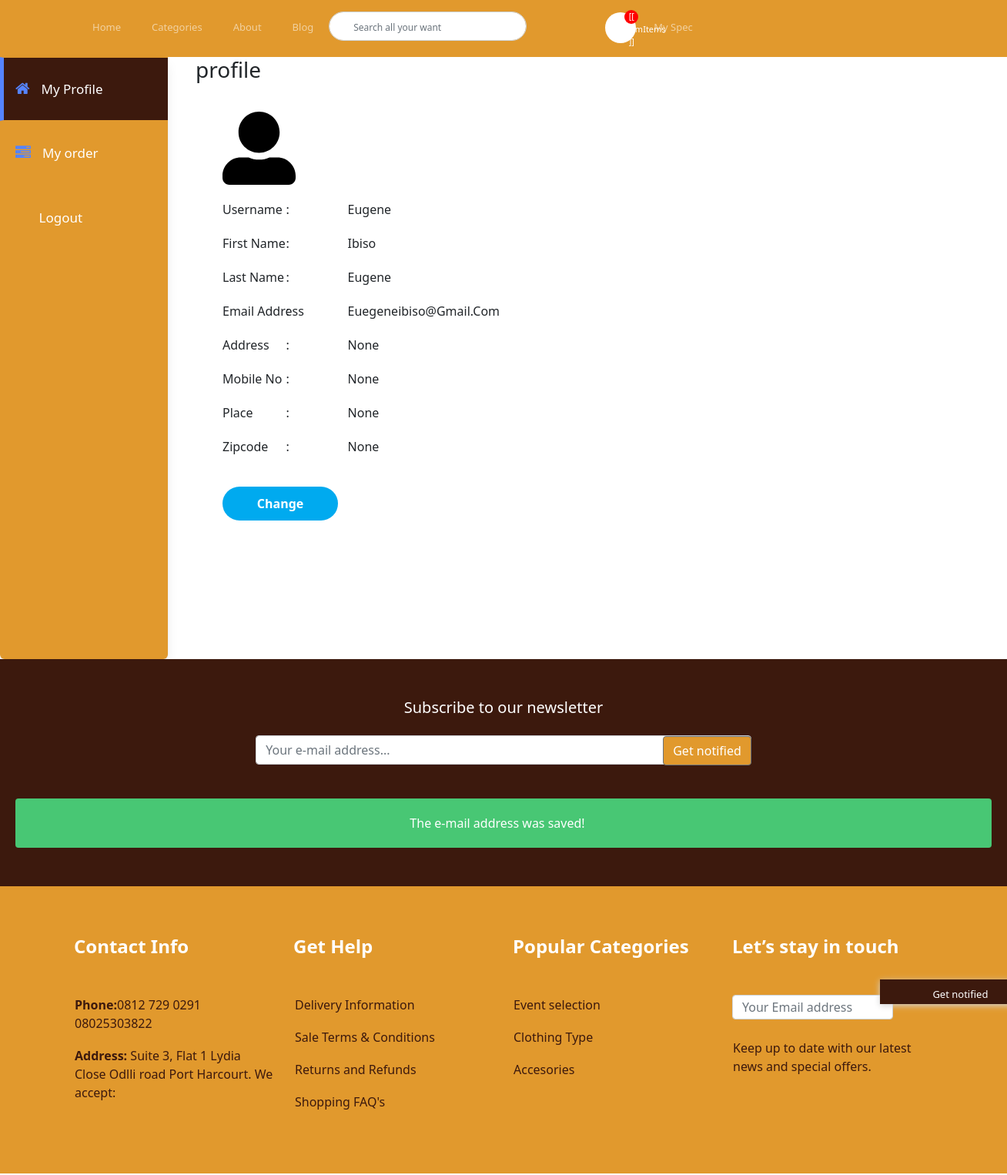
Page /myspec/ (signed in) on the committed database.
### apps/userprofile/models.py (models this page shows, shortened)
class Userprofile(models.Model):
    user = models.OneToOneField(User, related_name='userprofile', on_delete=models.CASCADE)
    address = models.CharField(max_length=255, blank=True, null=True)
    zipcode = models.CharField(max_length=255, blank=True, null=True)
    place = models.CharField(max_length=255, blank=True, null=True)
    phone = models.CharField(max_length=255, blank=True, null=True)

### apps/store/models.py (models this page shows, shortened)
class Category(models.Model):
    parent = models.ForeignKey('self', related_name='children', on_delete=models.CASCADE, blank=True, null=True)
    title = models.CharField(max_length=255)
    slug = models.SlugField(max_length=255)
    ordering = models.IntegerField(default=0)
    is_featured = models.BooleanField(default=False)
    class Meta:
        verbose_name_plural = 'Categories'
        ordering = ('ordering',)

### apps/userprofile/views.py (the view)
# urls.py: path('myspec/', myspec, name='myspec'),
@login_required
def myspec(request):
    return render(request, 'myspec.html')

### apps/cart/cart.py (called while the page is built)
    def __iter__(self):
        product_ids = self.cart.keys()
        product_clean_ids = []
        for p in product_ids:
            product_clean_ids.append(p)
            self.cart[str(p)]['product'] = Product.objects.get(pk=p)
        for item in self.cart.values():
            item['total_price'] = float(item['price']) * int(item['quantity'])
            yield item

    def get_total_length(self):
        return sum(int(item['quantity']) for item in self.cart.values())

    def get_total_cost(self):
        return sum(float(item['total_price']) for item in self)

### apps/cart/context_processors.py (called while the page is built)
def cart(request):
    return {'cart': Cart(request)}

### apps/store/context_processors.py (called while the page is built)
def menu_categories(request):
    categories = Category.objects.filter(parent=None, is_featured = False)
    return {'menu_categories': categories}

def menu_tags(request):
    tags = Category.objects.filter(is_featured = True)
    return {'menu_tags': tags}

### apps/userprofile/templates/myspec.html (shortened to what this page needs)
{% extends 'base2.html' %}
{% load static %}
{% block content %}
<link href="https://maxcdn.bootstrapcdn.com/font-awesome/4.6.3/css/font-awesome.min.css" rel="stylesheet">
    <link rel="stylesheet" href="{% static 'assets/css/dashboard.css' %}">
<body class="home">
  <div class="container-fluid display-table">
    <div class="row display-table-row">
      <div class="col-md-2 col-sm-1 hidden-xs display-table-cell v-align box" id="navigation">
        <div class="navi">
          <ul>
            <li class="active"><a href="{% url 'myspec' %}"><i class="fa fa-home" aria-hidden="true"></i><span class="hidden-xs hidden-sm">My Profile</span></a></li>
            <li><a href="{% url 'myorder' %}"><i class="fa fa-tasks" aria-hidden="true"></i><span class="hidden-xs hidden-sm">My order</span></a></li>
            <li><a href="{% url 'logout' %}"><i class="fas fa-lock-open" aria-hidden="true"></i><span class="hidden-xs hidden-sm">Logout</span></a></li>
          </ul>
        </div>
      </div>
      <div class="col-md-10 col-sm-11 display-table-cell v-align">
        <div class="user-dashboard">
          <div class="container">
            <div class="view_profile_wrapper_top float_left">
              <div class="row">
                  <div class="col-md-12 col-lg-12 col-sm-12 col-12">
                      <div class="sv_heading_wraper">
                          <h3>profile</h3>
                      </div>
                  </div>
                  <div class="col-md-12 col-lg-12 col-sm-12 col-12">
                      <div class="view_profile_wrapper float_left">
                          <div class="row">
                              <div class="col-md-12 col-lg-12 col-sm-12 col-12">
                                  <div class="profile_view_img">
                                      <img src="{% static '/assets/fontawesome/svgs/solid/user-alt.svg'%}" style="width: 10%;" alt="post_img">
                                  </div>
                              </div>
                              <div class="col-xl-6 col-md-12 col-lg-12 col-sm-12 col-12">
                                  <ul class="profile_list">
                                      <li><span class="detail_left_part">Username</span>
                                            <span class="detail_right_part">{{ request.user.get_username}}</span>
                                      </li>
                                      <li><span class="detail_left_part">first name</span>
                                        <span class="detail_right_part">{{ request.user.first_name}}</span>
                                      </li>
                                      <li><span class="detail_left_part">Last Name</span>
                                        <span class="detail_right_part">{{ request.user.last_name}}</span>
                                      </li>
                                      <li><span class="detail_left_part">Email Address</span>
                                        <span class="detail_right_part">{{ request.user.email}}</span>
                                      </li>
                                      <li><span class="detail_left_part">Address	</span>
                                        <span class="detail_right_part"> {{ request.user.userprofile.address }}</span>
                                      </li>
                                      <li><span class="detail_left_part">Mobile No</span>
                                        <span class="detail_right_part">{{ request.user.userprofile.phone }}</span>
                                      </li>
                                      <li><span class="detail_left_part">Place</span>
                                        <span class="detail_right_part">{{ request.user.userprofile.place }}</span>
                                      </li>
                                      <li><span class="detail_left_part">Zipcode</span>
                                        <span class="detail_right_part">{{ request.user.userprofile.zipcode }}</span>
                                      </li>
                                  </ul>
                              </div>
                              <div class="about_btn float_left">
                                  <ul>
                                      <li>
                                          <a href="#" data-toggle="modal" data-target="#myModal">change</a>
                                      </li>
                                  </ul>
                              </div>
                          </div>
                      </div>
                  </div>
              </div>
          </div>
          </div>
        </div>
      </div>
    </div>
  </div>
</body>
{% endblock %}

### apps/core/templates/base2.html (shortened to what this page needs)
<!DOCTYPE html>
{% load static %}
<html lang="en">
<head>
    <link rel="stylesheet" href="{% static 'assets/css/style.css' %}">
    <link rel="stylesheet" href="{% static 'assets/css/bootstrap-grid.css' %}">
	<link rel="stylesheet" href="{% static 'assets/css/bulma.min.css' %}">
    <link rel="stylesheet" href="{% static 'main.css' %}">
    <link rel="stylesheet" href="{% static 'assets/css/bootstrap.css' %}">
    <link rel="stylesheet" href="{% static 'assets/fontawesome/css/all.css' %}">
    <link rel="stylesheet" href="https://cdnjs.cloudflare.com/ajax/libs/animate.css/4.1.1/animate.min.css">
</head>
<body>
    <div class="section color1">
        <div class="container">
          <nav class="navbar navbar-expand-md navbar-dark">
            <div class="collapse navbar-collapse" id="navbarCollapse">
              <ul class="navbar-nav">
                <li class="nav-item active">
                  <a class="nav-link" href="{% url 'frontpage' %}">Home</a>
                </li>
                <li class=" nav-item dropdown">
                  <a class="dropbtn nav-link">Categories
                  </a>
                </li>
                <li class="nav-item">
                  <a class="nav-link" href="{% url 'about' %}">About</a>
                </li>
                <li class="nav-item">
                  <a class="nav-link" href="{% url 'blog' %}">Blog</a>
                </li>
                <form class="" action="{% url 'search' %}" method="GET">
                  <div class="form-group relative" >
                      <input type="text" class="form-control" name="query" placeholder="Search all your want">
                      <button class="button-reset color-inherit db o-60 absolute center-v right-1 hover-primary6"><i class="fas fa-search"></i></button>
                  </div>
                </form>
                  <div class="cart-circle"></div>
                  <a href="{% url 'cart' %}"><i class="fas fa-cart-arrow-down right"></i></a>
                  <div class="cart-count text-center " id="navbarapp">
                    <p>[[ numItems ]]</p>
                  </div>
                  {% if request.user.is_authenticated %}
				  <li class="nav-item active">
					<a class="nav-link" href="{% url 'myspec' %}">My Spec</a>
				  </li>
					{% endif %}
                </div>
            </div>
      </div>
			{% block content %}
      {% endblock %}
    {% include 'parts/newsletter.html' %}
		  <footer>
		    <div class="container">
		      <div class="row">
		        <div class="col-md-3">
		          <h4>Contact Info</h4>
		          <p><b>Phone:</b>0812 729 0291 <br>
		            08025303822 <br>
		          </p>
		          <p><b>Address:</b> Suite 3, Flat 1
		            Lydia Close Odlli road
		            Port Harcourt.
		            We accept:
		          </p>
		        </div>
		        <div class="col-md-3">
		          <h4>Get Help</h4>
				  <p><a href="{% url 'delivery' %}">Delivery Information</a></p>
				  <p><a href="{% url 'conditions' %}">Sale Terms & Conditions</a></p>
				  <p><a href="{% url 'returns' %}">Returns and Refunds</a></p>
				  <p><a href="{% url 'faq' %}">Shopping FAQ's</a></p>
		        </div>
		        <div class="col-md-3 footer-cate">
		          <h4>Popular Categories</h4>
		          {% for cate in menu_categories %}
		            <a href="{% url 'category_detail' cate.slug %}"><p>{{ cate.title }}</p></a>
		          {% endfor %}
		        </div>
		        <div class="col-md-3">
		          <h4>Let’s stay in touch</h4>
		          <form action="">
		            <input type="tel" class="form-control form" placeholder="Your Email address">
		            <input type="submit" value="Get notified" class="btn btn-secondary form-btn">
		          </form>
		          <p>Keep up to date with our latest
		            news and special offers.</p>
		        </div>
		      </div>
		    </div>
		  </footer>
	</body>
</html>

### static/assets/css/style.css (style rules this page uses)
body { margin: 0px; }
.color1 { background-color: #e1992d; width: 100%; margin-top: -21px; }
nav { margin-top: 19px; }
nav .nav-item { padding: 12px; font-size: 13px; }
nav .form-group { padding-top: 9px; padding-left: -10px; }
nav .form-control { border-radius: 40px; }
nav ul .cart-circle { height: 40px; width: 40px; border-radius: 60px; background-color: #fff; margin-top: 10px; margin-left: 102px; }
nav ul .cart-count { height: 18px; width: 18px; border-radius: 36px; background-color: red; margin-top: 7px; margin-left: -15px; }
nav ul .cart-count p { font-size: 11px; color: white; }
nav ul input::placeholder { font-size: 12px; padding-left: 19px; margin-top: -32px; }
.fa-cart-arrow-down { margin-left: -30px; margin-top: 22px; color:#010101; }
.center-v { top: 50%; transform: translateY(-50%); }
.color-inherit { color: inherit; }
.o-60 { opacity: .4; }
.absolute { position: absolute; }
.db { display: block; }
.right-1 { right: 18.7rem !important; }
.button-reset { background: rgba(0,0,0,0); border: none; cursor: pointer; font-family: fa5-proxima-nova,"Helvetica Neue",Helvetica,Arial,sans-serif; margin: 0; padding: 0; transition: all .1s ease-in; }
nav ul .form-group { margin-top: 0px; }
.dropdown { position: relative; display: inline-block; }
footer { background: #e1992d; height: fit-content; }
footer .container { padding-top: 4rem; padding-bottom: 4rem; }
footer h4 { font-weight: 600; margin-bottom: 3rem; color: #fff; }
footer p { padding: 1px 1px; color: #3c190d; }
footer p a { padding: 1px 1px; color: #3c190d; text-decoration: none; }
footer form { width: 80%; }
footer .btn-secondary { background-color: #3c190d; }
footer .btn, footer input { border-radius: 0px; }
footer .btn { margin-left: 12rem; margin-top: -59px; font-size: 13px; }
footer form input { height: 32px; border-radius: 0px; }
*, *:before, *:after { margin: 0; padding: 0; -webkit-box-sizing: border-box; -moz-box-sizing:border-box; box-sizing: border-box; }
@media screen and (min-width: 900px) { .container { width: 33.33333%; } }
.footer-cate a { text-decoration: none !important; }
.view_profile_wrapper_top { padding: 0px; }
.view_profile_wrapper { padding:30px; padding-left:35px; background:#fff; -webkit-border-radius: 10px; -moz-border-radius: 10px; border-radius: 0px; margin-bottom:150px; }
.profile_list li { font-size: 16px; margin-bottom:20px; float: left; width: 100%; text-transform:capitalize; }
.profile_list li .detail_left_part { float: left; width: 35%; }
.profile_list li .detail_right_part { position: relative; float: left; width: 45%; }
.profile_list li .detail_right_part:after { content: ':'; position: absolute; left: -80px; top: 0px; }
.about_btn a { width:150px; background:#00aaef; float:left; text-align:center; cursor:pointer; position:relative; overflow:hidden; font-size:16px; color:#fff; border:2px solid transparent; line-height:40px; -webkit-border-radius: 50px; -moz-border-radius: 50px; border-radius: 50px; font-weight:600; text-transform:capitalize; z-index: 1; -webkit-backface-visibility: hidden; -moz-osx-font-smoothing: grayscale; transition: background-color 0.6s, color 0.6s; -webkit-transition: all 0.6s; -o-transition: all 0.6s; -ms-transition: all 0.6s; -moz-transition: all 0.6s; transition: all 0.6s; }
.about_btn a::before { content: ''; position: absolute; top: 0; left: 0; width: 100%; height: 100%; border: 2px solid #00aaef; z-index: -1; border-radius: inherit; opacity: 0; -webkit-transform: scale3d(0.6, 0.6, 1); transform: scale3d(0.6, 0.6, 1); -webkit-transition: -webkit-transform 0.6s, opacity 0.6s; transition: transform 0.6s, opacity 0.6s; -webkit-transition-timing-function: cubic-bezier(0.75, 0, 0.125, 1); transition-timing-function: cubic-bezier(0.75, 0, 0.125, 1); }
.view_profile_wrapper .profile_list { float:left; width:100%; margin-bottom:20px; margin-top:20px; }

### rows in the picture
Category: title "Event selection"
Category: title "Clothing Type"
Category: title "Accesories"

### other values in the picture
{{ request.user.get_username }} "Eugene"
{{ request.user.first_name }} "Ibiso"
{{ request.user.last_name }} "Eugene"
{{ request.user.email }} "Euegeneibiso@gmail.com"
{{ request.user.userprofile.address }} "None"
{{ request.user.userprofile.phone }} "None"
{{ request.user.userprofile.place }} "None"
{{ request.user.userprofile.zipcode }} "None"
